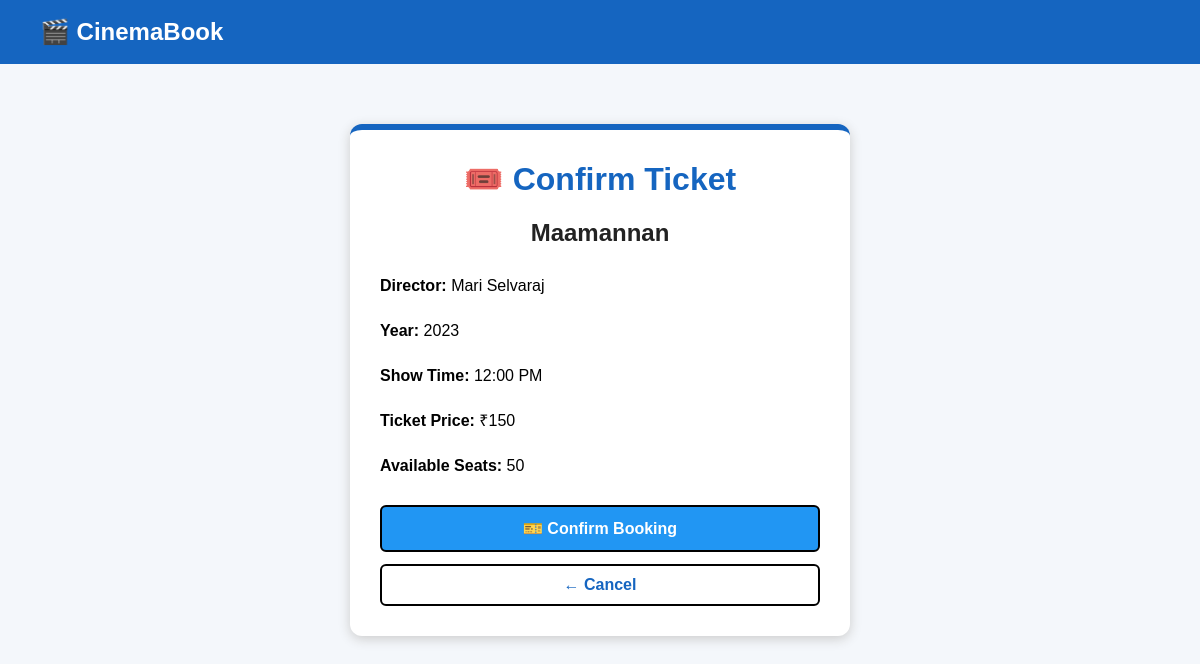
Screenshot of /book/3/ with the database file from the repository.
### cinema/models.py (models this page shows, shortened)
class Movie(models.Model):
    name = models.CharField(max_length=100)
    director = models.CharField(max_length=100)
    year = models.IntegerField()
    show_time = models.CharField(max_length=20)
    ticket_price = models.IntegerField()
    available_seats = models.IntegerField(default=50)

### cinema/views.py (the view)
# urls.py: path('book/<int:id>/', book_ticket, name='book_ticket'),
def book_ticket(request, id):
    movie = Movie.objects.get(id=id)
    return render(request, 'confirm_ticket.html', {'movie': movie})

### cinema/templates/confirm_ticket.html (shortened to what this page needs)
<!DOCTYPE html>
<html>
<head>
</head>
<body>
<div class="navbar">
    🎬 CinemaBook
</div>
<div class="container">
    <div class="ticket">
        <h1>🎟️ Confirm Ticket</h1>
        <h2>{{ movie.name }}</h2>
        <div class="details">
            <p><strong>Director:</strong> {{ movie.director }}</p>
            <p><strong>Year:</strong> {{ movie.year }}</p>
            <p><strong>Show Time:</strong> {{ movie.show_time }}</p>
            <p><strong>Ticket Price:</strong> ₹{{ movie.ticket_price }}</p>
            <p><strong>Available Seats:</strong>
                {{ movie.available_seats }}
            </p>
        </div>
        {% if movie.available_seats > 0 %}
        <form method="POST" action="{% url 'confirm_booking' movie.id %}">
            <button type="submit" class="confirm-button">
                🎫 Confirm Booking
            </button>
        </form>
        {% else %}
        <p style="text-align:center;">
            ❌ Sorry, this movie is fully booked.
        </p>
        {% endif %}
        <a href="{% url 'home' %}" class="cancel-button">
            ← Cancel
        </a>
    </div>
</div>
</body>
</html>

### cinema/templates/confirm_ticket.html (style rules this page uses)
body { margin: 0; font-family: Arial, sans-serif; background: #f4f7fb; }
.navbar { background: #1565c0; color: white; padding: 18px 40px; font-size: 24px; font-weight: bold; }
.container { width: 500px; max-width: 90%; margin: 60px auto; }
.ticket { background: white; padding: 30px; border-radius: 12px; box-shadow: 0 3px 12px #ccc; border-top: 6px solid #1565c0; }
.ticket h1 { text-align: center; color: #1565c0; margin-top: 0; }
.ticket h2 { text-align: center; color: #222; }
.details { margin-top: 25px; line-height: 1.8; font-size: 16px; }
.confirm-button { display: block; width: 100%; margin-top: 25px; padding: 12px; background: #2196f3; color: white; border: 2px solid black; border-radius: 6px; font-size: 16px; font-weight: bold; cursor: pointer; }
.cancel-button { display: block; text-align: center; margin-top: 12px; padding: 10px; background: white; color: #1565c0; border: 2px solid black; border-radius: 6px; text-decoration: none; font-weight: bold; }

### rows the page displays
Movie: name "Maamannan", director "Mari Selvaraj", year "2023", show_time "12:00 PM", ticket_price "150", available_seats "50"
